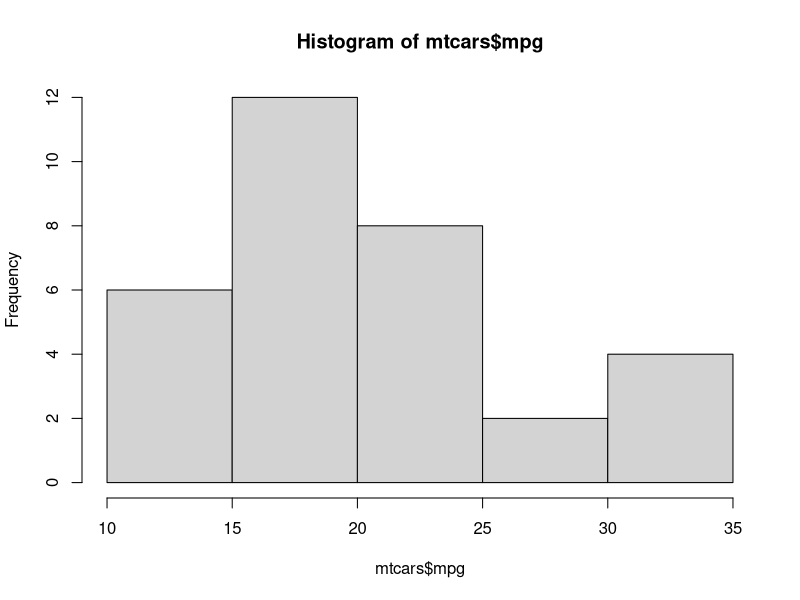
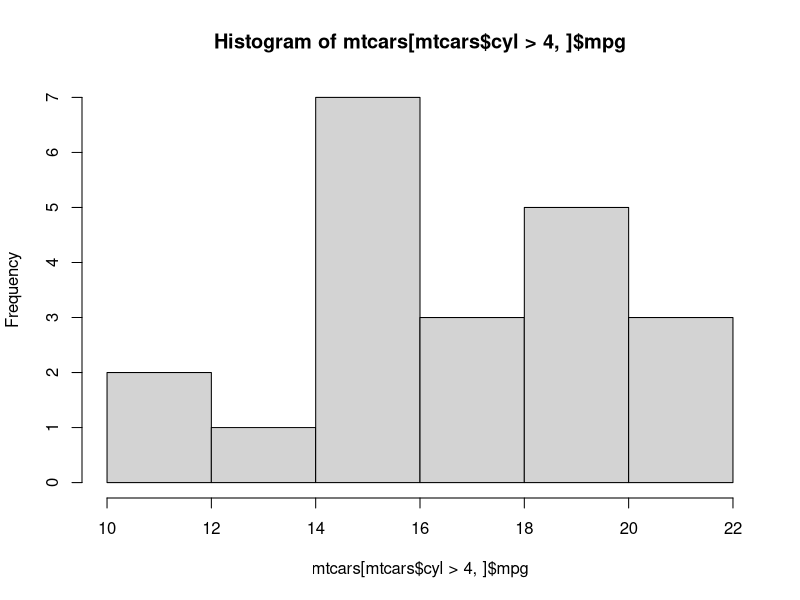
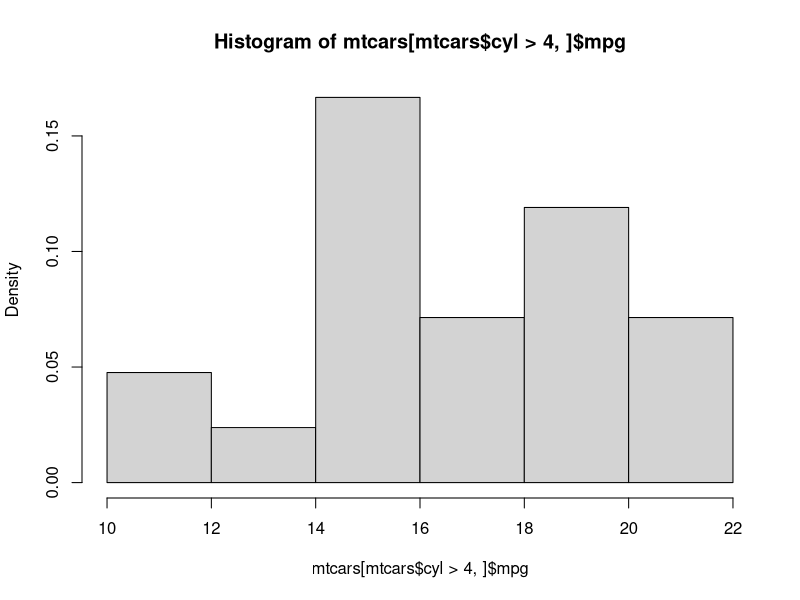

Generate these figures, in order, with R:
## ---- chunk 1
mean(mtcars$mpg)
hist(mtcars$mpg)

mtcars[mtcars$mpg>30,]
hist(mtcars[mtcars$cyl>4,]$mpg)
hist(mtcars[mtcars$cyl>4,]$mpg, probability = T)
mtcars
table(as.factor(mtcars$cyl))



